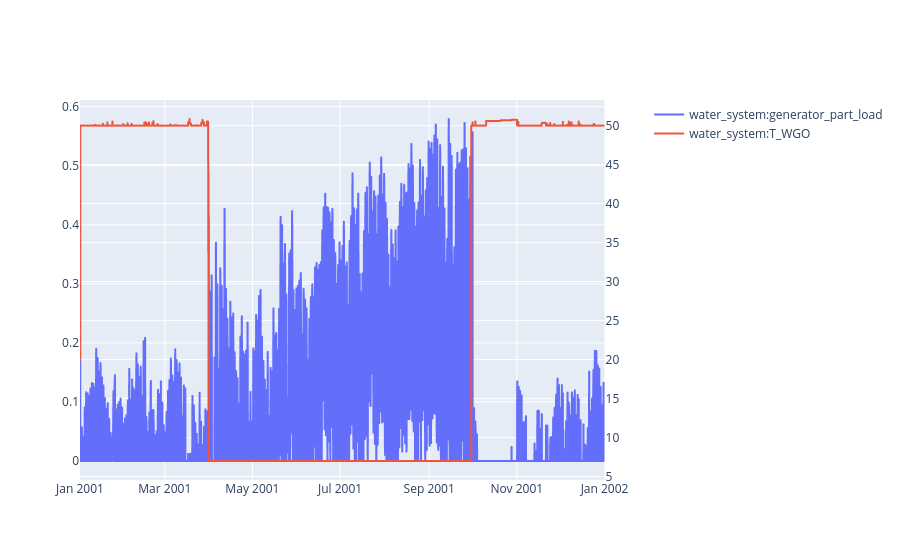

This figure's notebook cell:
### Code cell
sim.plot(pro.dates(),[f_load,T_wgo],axis=[1,2])

### Figure 1 — Plotly figure (JSON) as saved in the notebook; plotly's stock layout.template omitted (floating-point values rounded to 4 significant figures; data arrays with more than 128 entries replaced by an {"elided": "..."} marker saying what was removed)
{"data": [{"hovertemplate": "date=%{x}<br>water_system:generator_part_load=%{y}<extra></extra>", "legendgroup": "", "line": {"dash": "solid"}, "marker": {"symbol": "circle"}, "mode": "lines", "name": "water_system:generator_part_load", "showlegend": true, "type": "scattergl", "x": {"elided": "8760 str values"}, "xaxis": "x", "y": {"elided": "8760 float values"}, "yaxis": "y"}, {"hovertemplate": "date=%{x}<br>water_system:T_WGO=%{y}<extra></extra>", "legendgroup": "", "line": {"dash": "solid"}, "marker": {"symbol": "circle"}, "mode": "lines", "name": "water_system:T_WGO", "showlegend": true, "type": "scattergl", "x": {"elided": "8760 str values"}, "xaxis": "x", "y": {"elided": "8760 float values"}, "yaxis": "y2"}], "layout": {"xaxis": {"anchor": "y", "domain": [0, 0.94]}, "yaxis": {"anchor": "x", "domain": [0, 1]}, "yaxis2": {"anchor": "x", "overlaying": "y", "side": "right"}}}
